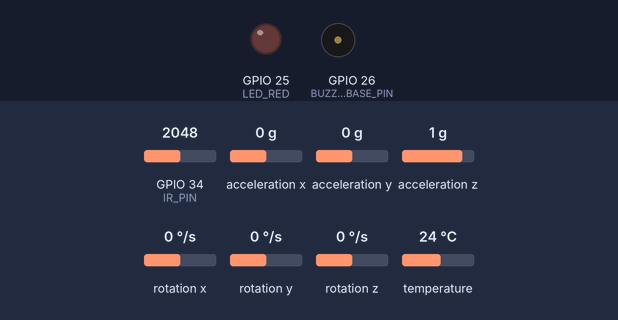
This program was run on a simulated ESP32. Shown: output pins drawn as LEDs (lit = HIGH), buzzer (waves = sounding). The test bench sets the inputs (shaded band); at power-on: GPIO 34 (IR_PIN) = 2048, acceleration x 0 g, acceleration y 0 g, acceleration z 1 g, rotation x 0 °/s, rotation y 0 °/s, rotation z 0 °/s, temperature 24 °C. WiFi joins after 1.5 s; servers stay silent unless stated; uploads are accepted with an empty reply; what the program prints to the serial monitor is not drawn.

Above: at 3.7 s.
3.8 s: GPIO 34 (IR_PIN) set to 1857
8.5 s: GPIO 34 (IR_PIN) set to 1757
At 10.1 s:
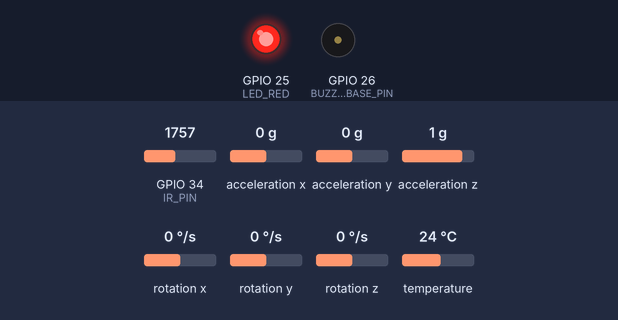
13.2 s: GPIO 34 (IR_PIN) set to 1840
At 13.62 s:
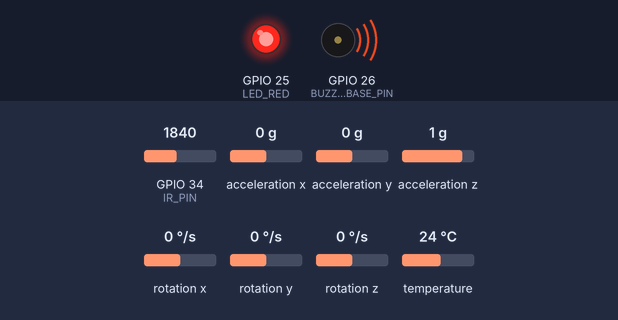
Timing chart, 0 to 23.9 s (numbered marks = the images above; inputs shaded):
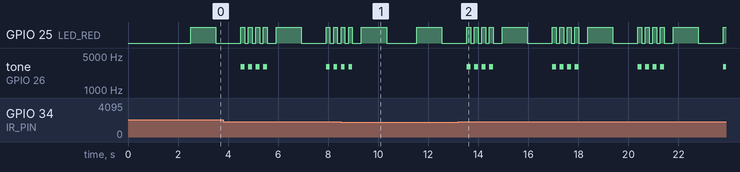

The program:

main.cpp
```cpp
#include <Arduino.h>
#include <Wire.h>
#include <Adafruit_MPU6050.h>
#include <Adafruit_Sensor.h>
#include <WiFi.h>
#include <HTTPClient.h>

//Writing to csv files
//=============================================================================
// #include <fstream>
// #include <iostream>
// #include <string>
// #include <LittleFS.h> // this a little file system mean't to run on the esp32

//=============================================================================

Adafruit_MPU6050 mpu;

  const char *ssid = "BC STUDENTS"; //"DIRECT-BMW 86823" Bmw wifi name
const char *password = "belgiumcampus"; // "F4pSi12RZgt1" Password for
const char *serverUrl = "http://172.16.5.23:8080"; // Replace with your PC IP e.g 192.168.1.100 // Joseph  172.16.0.95 // existing 172.16.3.83 // old "http://172.16.0.95:5000/predict";

#define SDA_PIN 21
#define SCL_PIN 22
#define IR_PIN 34  // IR sensor OUT pin
#define LED_RED 25 // Red LED GPIO
#define BUZZER_BASE_PIN 26

// Drowsiness threshold (tune this value based on testing)
const int IR_THRESHOLD = 1800; // higher -> closed (depending on the module (500 is the normal one))
const float NOD_THRESHOLD = 0.20;
const int SAMPLE_MS = 10;

void setup()
{
  Serial.begin(115200);
  delay(1000);
  Serial.println("=== ESP32 + MPU6050 + IR Sensor + RED LED + Buzzer ===");

  pinMode(IR_PIN, INPUT);
  pinMode(LED_RED, OUTPUT);
  pinMode(BUZZER_BASE_PIN, OUTPUT);
  digitalWrite(LED_RED, LOW);
  digitalWrite(BUZZER_BASE_PIN, LOW);

  // Initialize I2C for MPU6050
  Wire.begin(SDA_PIN, SCL_PIN); // SDA, SCL from MPU6050
  if (!mpu.begin())
  {
    Serial.println("MPU6050 not found! Check wiring.");
    while (1)
      delay(1000);
  }

  mpu.setAccelerometerRange(MPU6050_RANGE_8_G);
  mpu.setGyroRange(MPU6050_RANGE_500_DEG);
  mpu.setFilterBandwidth(MPU6050_BAND_21_HZ);
  Serial.println("MPU6050 initialized.");

  // Connect Wifi
  WiFi.begin(ssid, password);
  Serial.print("Connecting to WiFi");
  unsigned long start = millis();
  while (WiFi.status() != WL_CONNECTED && millis() - start < 8000)
  {
    delay(500);
    Serial.print(".");
  }

  if (WiFi.status() == WL_CONNECTED)
  {
    Serial.println("\nWiFi connected: " + WiFi.localIP().toString());
  }
  else
  {
    Serial.println("\nWiFi not connected (continuing in offline mode)");
  }

  /*pinMode(IR_PIN, INPUT);
  pinMode(LED_RED, OUTPUT);
  //digitalWrite(LED_RED, LOW);*/

  // CSV Header for recording
  Serial.println("time_ms,ax,ay,az,gx,gy,gz,ir_value,drowsy_state");

  //Printing to the csv file
  //=============================================================================

  // Serial.begin(115200); // Or your preferred baud rate
  // if (!LittleFS.begin()) {
  //   Serial.println("An Error has occurred while mounting LittleFS");
  //   return; // Or halt execution depending on your needs
  // }

  // Serial.println("LittleFS mounted successfully.");

  //   // The rest of your setup code...
  //   // Optional: write the CSV header only if the file is new
  //   if (!LittleFS.exists("/mpu_ir_log.csv")) {
  //       Serial.println("mpu_ir_log.csv");
  //   }
  //=============================================================================


}

void soundBuzzer(int msOn = 200, int msOff = 200, int repeats = 3)
{
  ledcSetup(0, 3000, 8);
  ledcAttachPin(BUZZER_BASE_PIN, 0);
  for (int i = 0; i < repeats; i++) {
    ledcWrite(0, 128); // 50% duty cycle
    digitalWrite(LED_RED, HIGH);
    delay(msOn);
    ledcWrite(0, 0); // Off
    digitalWrite(LED_RED, LOW);
    delay(msOff);
  }
  // for (int i = 0; i < repeats; i++)
  // {
  //   digitalWrite(BUZZER_BASE_PIN, HIGH);
  //   digitalWrite(LED_RED, HIGH);
  //   delay(msOn);
  //   digitalWrite(BUZZER_BASE_PIN, LOW);
  //   digitalWrite(LED_RED, LOW);
  //   delay(msOff);
  // }
}
void loop()
{

  digitalWrite(LED_RED, HIGH);
  delay(1000);
  digitalWrite(LED_RED, LOW);
  delay(1000);
  // Read MPU
  sensors_event_t accel, gyro, temp;
  mpu.getEvent(&accel, &gyro, &temp);

  // Read IR
  int irVal = analogRead(IR_PIN);

  // Heuristics (instantaneous)
  bool eyesClosed = (irVal > IR_THRESHOLD);
  bool nod = (fabs(gyro.gyro.x) > NOD_THRESHOLD || fabs(gyro.gyro.y) > NOD_THRESHOLD);

  // Determine drowsiness (IR threshold for blink closure)
  // int drowsy = (irVal < IR_THRESHOLD) ? 1 : 0;
  int drowsy = (eyesClosed || nod) ? 1 : 0;

  // LED alert
  // digitalWrite(LED_RED, drowsy ? HIGH : LOW);

  // print CSV line (for logging / ML dataset)
  Serial.print(millis());
  Serial.print(",");
  Serial.print(accel.acceleration.x, 3);
  Serial.print(",");
  Serial.print(accel.acceleration.y, 3);
  Serial.print(",");
  Serial.print(accel.acceleration.z, 3);
  Serial.print(",");
  Serial.print(gyro.gyro.x, 4);
  Serial.print(",");
  Serial.print(gyro.gyro.y, 4);
  Serial.print(",");
  Serial.print(gyro.gyro.z, 4);
  Serial.print(",");
  Serial.print(irVal);
  Serial.print(",");
  Serial.println(drowsy);

  //Printing to the csv file
  //=============================================================================

  // std::ofstream outputFile("/mpu_ir_log.csv", std::ios::app);
  //  if (!outputFile.is_open()) {
  //       std::cerr << "Error opening file!" << std::endl;
  //      return ; // Indicate an error
  //  }
  // String csvLine = String(millis()) + ", " +
  //                  String(accel.acceleration.x, 3) + ", " +
  //                  String(accel.acceleration.y, 3) + ", " +
  //                  String(accel.acceleration.z, 3) + ", " +
  //                  String(gyro.gyro.x, 4) + ", " +
  //                  String(gyro.gyro.y, 4) + ", " +
  //                  String(gyro.gyro.z, 4) + ", " +
  //                  String(irVal) + ", " +
  //                  String(drowsy);

  //  // Write the formatted string to the file
  //  outputFile << csvLine << std::endl;
  //  Serial.println("Data logged.");
  //  outputFile.close();
  //=============================================================================


  // Alert hardware
  if (drowsy)
  {
    // immediate sensory alert
    soundBuzzer(150, 150, 4);
  }
  else
  {
    // digitalWrite(LED_RED, LOW);
    digitalWrite(BUZZER_BASE_PIN, LOW);
  }

  if (WiFi.status() == WL_CONNECTED)
  {
    HTTPClient http;
    http.begin(serverUrl);
    http.addHeader("Content-Type", "application/json");

    String json = "{";
    json += "\"accel_x\":" + String(accel.acceleration.x, 3) + ",";
    json += "\"accel_y\":" + String(accel.acceleration.y, 3) + ",";
    json += "\"accel_z\":" + String(accel.acceleration.z, 3) + ",";
    json += "\"gyro_x\":" + String(gyro.gyro.x, 4) + ",";
    json += "\"gyro_y\":" + String(gyro.gyro.y, 4) + ",";
    json += "\"gyro_z\":" + String(gyro.gyro.z, 4) + ",";
    json += "\"ir_value\":" + String(irVal) + ",";
    json += "\"drowsy\":" + String(drowsy);
    json += "}";

    int code = http.POST(json);
    if (code > 0)
    {
      String reply = http.getString();
      Serial.println("Server reply: " + String(code) + " " + reply);
    }
    else
    {
      Serial.println("POST failed, code: " + String(code));
    }
    http.end();
  }

  delay(SAMPLE_MS);
}
```

Measured:
- the behaviour switches between 1801 and 1800 on GPIO 34 (IR_PIN) (found by bisection; images 0 and 1)
- after the input at 8.5 s, tone on GPIO 26 (BUZZER_BASE_PIN): goes on until 9.0 s, then stays silent
- after the input at 13.2 s, tone on GPIO 26 (BUZZER_BASE_PIN): silent → 3000 Hz after 0.35 s, then repeats every 3.4 s: 3 × (silent 0.15 s, 3000 Hz 0.15 s), silent 2.4 s, 3000 Hz 0.15 s
- by itself, GPIO 25 (LED_RED): repeats every 3.4 s: 3 × (LOW 0.15 s, HIGH 0.15 s), LOW 0.36 s, HIGH 1.0 s, LOW 1.0 s, HIGH 0.15 s
